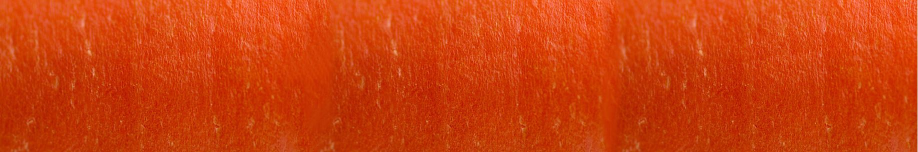
#> input picture scripts/data_generator/assets/carrot_texture_long.jpg, 1836 x 304 px, found by its file name (shown at 1/2 size)
$ python carrot_generator.py
#> lines starting #> are read from the running program, lines starting #| are printed output that depends on the picture
#!/usr/bin/env python3
# -*- coding: utf-8 -*-
"""
Created on Tue Oct 12 12:06:01 2021

@author: edgar
"""
# Run this app with `python app.py` and
# visit http://127.0.0.1:8050/ in your web browser.

import numpy as np
from numpy import cos,sin,deg2rad,pi
from numpy.random import rand, randint, RandomState
import matplotlib.pyplot as plt
import matplotlib
from matplotlib import figure
from matplotlib.patches import Polygon
from scipy.interpolate import interp1d
from PIL import Image
import matplotlib.image as mpimg
# from pympler import muppy, summary
import pandas as pd
# import gc
import pydmps
import pydmps.dmp_discrete
from os.path import join

TEX_ROOT_DIR = '/home/edgar/rllab/scripts/dmp/'

def Sum_points(P1, P2):
    x1, y1 = P1
    x2, y2 = P2
    return x1+x2, y1+y2

def Multiply_point(multiplier, P):
    x, y = P
    return float(x)*float(multiplier), float(y)*float(multiplier)

def Check_if_object_is_polygon(Cartesian_coords_list):
    if Cartesian_coords_list[0] == Cartesian_coords_list[len(Cartesian_coords_list)-1]:
        return True
    else:
        return False

class Chaikin():

    def __init__(self, Cartesian_coords_list):
        self.Cartesian_coords_list = Cartesian_coords_list

    def Find_Q_point_position(self, P1, P2):
        Summand1 = Multiply_point(float(3)/float(4), P1)
        Summand2 = Multiply_point(float(1)/float(4), P2)
        Q = Sum_points(Summand1, Summand2)
        return Q

    def Find_R_point_position(self, P1, P2):
        Summand1 = Multiply_point(float(1)/float(4), P1)
        Summand2 = Multiply_point(float(3)/float(4), P2)
        R = Sum_points(Summand1, Summand2)
        return R

    def Smooth_by_Chaikin(self, number_of_refinements):
        refinement = 1
        copy_first_coord = Check_if_object_is_polygon(self.Cartesian_coords_list)
        while refinement <= number_of_refinements:
            self.New_cartesian_coords_list = []

            for num, tuple in enumerate(self.Cartesian_coords_list):
                if num+1 == len(self.Cartesian_coords_list):
                    pass
                else:
                    P1, P2 = (tuple, self.Cartesian_coords_list[num+1])
                    Q = self.Find_Q_point_position(P1, P2)
                    R = self.Find_R_point_position(P1, P2)
                    self.New_cartesian_coords_list.append(Q)
                    self.New_cartesian_coords_list.append(R)

            if copy_first_coord:
                self.New_cartesian_coords_list.append(self.New_cartesian_coords_list[0])

            self.Cartesian_coords_list = self.New_cartesian_coords_list
            refinement += 1
        return self.Cartesian_coords_list

base_shape = [
    [0      ,  2.5],
    [0.5    ,    0],
    [5      ,  0.4],
    [10     ,  0.8],
    [15     , 1.25],
    [18.5   ,  1.5],
    [20     ,  2.5],
    [18.5   ,  3.5],
    [15     , 3.75],
    [10     , 4.15],
    [5      ,  4.6],
    [0.5    ,    5]
    ]

scale = 10
base_shape = (np.array(base_shape)*scale).tolist()

# [7 lines left out: function rotateCoord, not called in this run]

def getOffset(orientation):
    diff_limit = 1e-4
    step = 1e-4
    multiplier = 0
    test_center = (1, 1)
    if orientation < 0:
        while rotateCoord(((1 + multiplier * step), 0), test_center, orientation)[1] > diff_limit:
            multiplier += 1
    elif orientation > 0:
        while rotateCoord(((1 + multiplier * step), 0), test_center, orientation)[1] > diff_limit:
            multiplier -= 1
    else:
        return (1, 0)

    displacement = rotateCoord(((1 + multiplier * step), 0), test_center, orientation)[0]
    return 1 + multiplier * step, displacement

def closestValueMaxHeight(carrot, traj_x):
    # closest = 0
    max_height = 0
    # diff = 1e9
    carrot_np = np.array(carrot)
    carrot_np_sub_x = np.append([carrot_np[:,0] - traj_x], [carrot_np[:,1]], axis=0).T
    carrot_np_sub_x = carrot_np_sub_x[np.abs(carrot_np_sub_x)[:,0].argsort()]

    for i in range(carrot_np_sub_x.shape[0]):
        if carrot_np_sub_x[i, 0] > 0 and carrot_np_sub_x[i, 1] > 0.1:
            if carrot_np_sub_x[i, 1] > max_height:
                max_height = carrot_np_sub_x[i, 1]
            else:
                break
    # [12 lines of commented-out code are left out]
    return max_height#, closest

def travel(traj_list, cur_pos, next_pos, step, timestep):
    tstep = timestep
    cur_pos = np.array(cur_pos)
    next_pos = np.array(next_pos)

    diff_x = next_pos[0] - cur_pos[0]
    diff_y = next_pos[1] - cur_pos[1]

    # direction = np.sign(diff_x) if diff_x != 0 else np.sign(diff_y)

    if diff_x == 0:
        direction = np.sign(diff_y)
        pos_step = np.array([0, direction * step])
    elif diff_y == 0:
        direction = np.sign(diff_x)
        pos_step = np.array([direction * step, 0])
    else:
        direction_x = np.sign(diff_x)
        direction_y = np.sign(diff_y)
        pos_step = np.array([direction_x * step, direction_y * abs(diff_y / int(diff_x/step))])
    # step *= direction if direction != 0 else 1
    cur_pos += pos_step
    # cur_pos = start + step
    # prev_t = tstep
    # check = False
    dist = np.sqrt((next_pos[0] - cur_pos[0])**2 + (next_pos[1] - cur_pos[1])**2)
    while abs(dist) > abs(step):
        # check = True
        tstep += abs(step)//2
        traj_list.append([cur_pos[0], cur_pos[1], tstep])
        cur_pos += pos_step
        dist = np.sqrt((next_pos[0] - cur_pos[0])**2 + (next_pos[1] - cur_pos[1])**2)
        # [6 lines of commented-out code are left out]
    tstep += abs(step)//2
    traj_list.append([cur_pos[0], next_pos[1], tstep])
    # [5 lines of commented-out code are left out]
    return traj_list, tstep

def divideTraj(traj, step_size):
    tstep = 0
    new_traj = []
    for i in range(len(traj)-1):
        # print(traj[i][0])
        new_traj, tstep = travel(new_traj, traj[i], traj[i+1], step_size, tstep)
    new_traj_t = list(np.array(new_traj)[:,-1])
    new_traj = list(np.array(new_traj)[:,:-1])
    return new_traj, new_traj_t

def trajGenerator(distance = 10,
                  add_height = 5,
                  orientation = 0,
                  carrot = None,
                  traj_step = 10,
                  min_offset = None,
                  flip = False):
    traj = []
    direct_traj = []
    cut_displacements = []
    cut_number = 0
    sign = np.sign(orientation)
    # timestep = 0
    direct_timestep = 0
    # if sign == 0: sign = 1
    height_offset, displacement = getOffset(orientation)
    displacement *= sign

    carrot_leftmost = np.min(np.array(carrot)[:,0])
    carrot_rightmost = np.max(np.array(carrot)[:,0])
    num_cuts = int((carrot_rightmost - 2 * (min_offset if min_offset != None else 0)) / distance)
    tip_leftover = carrot_rightmost - (distance * num_cuts) - (2 * (min_offset if min_offset != None else 0))
    # carrot_start = carrot[0][0]

    traj_x = carrot_leftmost + (min_offset if min_offset != None else 0) + (tip_leftover / 2)
    # traj_start += displacement * cur_height
    # if sign > 0: traj_start += distance * 2

    # closest = len(carrot)-1
    cur_height = closestValueMaxHeight(carrot, traj_x)

    height = cur_height + add_height
    cut_displacements.append((sign-displacement) * height * 2)
    direct_traj.append([traj_x , height])
    # while traj_start + distance * (5 if sign > 0 else 4) < end:
    # while traj_start + (10 if end_offset == None else end_offset) < carrot_length:
    for i in range(num_cuts):
        direct_timestep += 10
        direct_traj.append([traj_x, 0])
        direct_timestep += 10
        direct_traj.append([traj_x, height])

        traj_x += distance
        cur_height = closestValueMaxHeight(carrot, traj_x)
        height = cur_height + add_height
        cut_displacements.append((sign-displacement) * height * 2)
        direct_timestep += 3
        direct_traj.append([traj_x, height])
    direct_timestep += 10
    direct_traj.append([traj_x, 0])
    # print(len(traj), len(cut_displacements))

    displacement_idx = 0
    for i in direct_traj:
        i[0] -= sign*distance*abs(orientation)/10
        if i[1]==0:
            cut_number += 1
            if sign < 0:
                i[0] += cut_displacements[displacement_idx]
            else:
                i[0] -= cut_displacements[displacement_idx]
            displacement_idx += 1

    traj, traj_t = divideTraj(direct_traj, traj_step)

    return traj, traj_t, direct_traj, cut_number

def carrotRandomizer(length = 200, flip = False):
    global base_shape
    base_shape_np = np.array(base_shape)

    # Change length
    base_shape_np = base_shape_np * length / base_shape_np.max(axis=0)[0]

    # Randomize shape
    for ridge in base_shape_np:
        ridge[1] += rand() * 5

    carrot = base_shape_np.tolist()
    carrot.append(carrot[0])

    rotated_carrot = []
    rot = np.deg2rad( 5 )
    for i in carrot:
        rotated_carrot.append([i[0]*np.cos(rot)+i[1]*np.sin(rot), -i[0]*np.sin(rot)+i[1]*np.cos(rot)])

    chaikin = Chaikin(rotated_carrot)
    smoothed_carrot = chaikin.Smooth_by_Chaikin(number_of_refinements = 5)
    if flip:
        smoothed_carrot = np.array(smoothed_carrot)
        smoothed_carrot[:,0] *= -1
        x_min = abs(np.min(smoothed_carrot[:,0]))
        smoothed_carrot[:,0] += x_min

    return smoothed_carrot

# [237 lines left out: functions captionGenerator, generateDataset, not called in this run]

# [13 lines of commented-out code are left out]
im = np.asarray(Image.open(join(TEX_ROOT_DIR, "carrot_texture_long.jpg")).resize((randint(200,500), randint(50,100)), Image.LANCZOS))
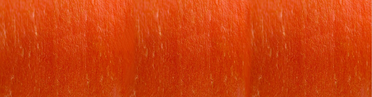
#> im: shape (97, 372, 3); mean R, G, B 204.3, 64, 12.7
seed = None
rng = RandomState(seed)
length_modifier = rng.randint(0, 500)/10
length = 200 - length_modifier
flipped = 1
carrot = carrotRandomizer(length, flip = flipped)

traj, traj_t, direct_traj, cut_number = trajGenerator(
    distance = 10,
    add_height = 25,
    orientation = 0,
    carrot = carrot,
    traj_step = 5,
    min_offset = 10,
    flip = flipped)
print("Cuts =", cut_number)

traj_x = [tr[0] for tr in traj]
traj_y = [tr[1] for tr in traj]
# traj_t = [tr[2] for tr in traj]

direct_traj_x = [tr[0] for tr in direct_traj]
direct_traj_y = [tr[1] for tr in direct_traj]
# direct_traj_t = [tr[2] for tr in direct_traj]

y_des = np.array(traj).T

#> (the run stopped early here; a loop or call above may not have finished)

$ run again, with scripts/data_generator/assets/carrot_texture.jpg copied over scripts/data_generator/assets/carrot_texture_long.jpg
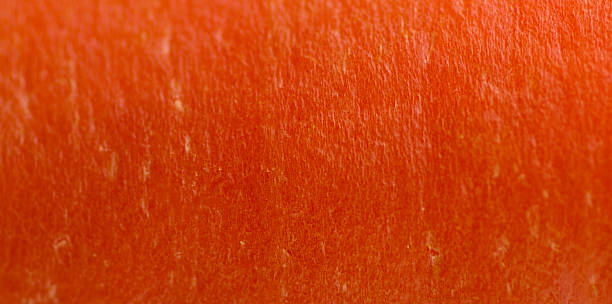
#> input picture scripts/data_generator/assets/carrot_texture.jpg, 612 x 304 px, found by its file name
#> `im = np.asarray(Image.open(join(TEX_ROOT_DIR, "carrot_texture_long.jpg..`:
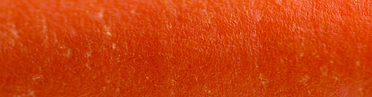
#> im: shape (97, 372, 3); mean R, G, B 204.1, 64.1, 12.2
